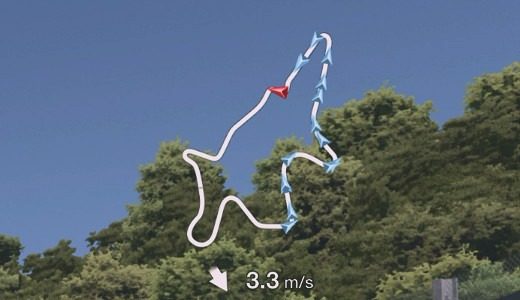
#> input picture laptop_ocr/test_fixtures/minimap_sequence/00.jpg, 520 x 300 px; its folder holds only this picture in this run
$ python test_minimap_tracker.py
#> lines starting #> are read from the running program, lines starting #| are printed output that depends on the picture; after the words box and inside, x2 and y2 are one past the last pixel; in counts of white or black regions, pixels touching at a corner belong together
### laptop_ocr/minimap_tracker.py
"""
Boxbox mini-map traffic tracker.

Reads GT7's top-right course map from the same capture frames the
leaderboard relay already grabs, and reports where EVERY car is around
the lap relative to the driver -- including the cars the on-screen
leaderboard doesn't show.

What the map actually looks like (confirmed against real captures): a
thick white line for the circuit, opponents as light-blue arrowheads
sitting ON that line, the driver as a red arrowhead, all drawn straight
over the game scene (no backing panel -- sky, trees and clouds show
through). Opponents are almost the same blue as the sky, so they can't
be found by colour alone. Instead:

1. TrackOutline learns the circuit's shape over the first samples of a
   session: a pixel is "track" if it was white in enough of those
   frames (cars move and the sky changes, the line doesn't). No
   hand-traced outline is needed per circuit.
2. Each frame, a car is wherever a known-track pixel is currently BLUE
   (an arrowhead covering the line). Cars bunched together merge into
   one blob; its area gives an estimated car count.
3. Each blob is placed along the lap (0-1000, see TrackOutline.project),
   and turned into seconds behind the driver using the driver's own
   recent trajectory: we passed every point of the track at a known
   time, so a car sitting at a point we passed 3.2s ago is 3.2s behind.

Deliberately NOT attempted: telling which arrow is which driver (they're
identical and constantly merge). For traffic around a pit stop, where
the cars are matters, not who they are.

Known limitation: a circuit whose map crosses over itself (figure-of-8,
e.g. Suzuka) doesn't form a single loop and isn't supported yet --
TrackOutline reports not ready rather than guessing.
"""
from __future__ import annotations

from bisect import bisect_left
from dataclasses import dataclass, field

import cv2
import numpy as np

# Lap progress is normalised to 0..LAP_PROGRESS_MAX regardless of the
# circuit's real length.
LAP_PROGRESS_MAX = 1000.0

# Below this pace (lap progress per second; a 90 s lap averages ~11) the
# driver counts as stopped when timing a stretch of the current lap.
MIN_MOVING_PROGRESS_PER_SECOND = 2.0

# Generous top-right search box (1080p reference coordinates) for the
# course map. Different circuits draw differently-shaped maps, so this
# is wider than any one map; it stops above GT7's wind indicator
# ("3.3 m/s", y~265-295), whose white text would otherwise read as track.
REFERENCE_WIDTH = 1920
REFERENCE_HEIGHT = 1080
MINIMAP_X_MIN = 1440
MINIMAP_X_MAX = 1910
MINIMAP_Y_MIN = 8
MINIMAP_Y_MAX = 262

# Colour classes (OpenCV HSV, H 0-180). Measured on real captures:
# track line is near-white, opponents light blue, the driver red.
WHITE_MAX_SATURATION = 60
WHITE_MIN_VALUE = 200
BLUE_HUE_RANGE = (90, 112)
BLUE_MIN_SATURATION = 60
BLUE_MIN_VALUE = 170
RED_MIN_SATURATION = 120
RED_MIN_VALUE = 120

# Outline learning: the minimum frames to learn from, and the fraction
# of them a pixel must be white in to count as track. If the loop isn't
# closed yet (e.g. the pack sat on one stretch for most of those
# frames), learning simply continues -- cars move on and uncover it --
# up to OUTLINE_MAX_LEARNING_FRAMES before starting over.
OUTLINE_LEARNING_FRAMES = 12
OUTLINE_MAX_LEARNING_FRAMES = 90
OUTLINE_MIN_WHITE_FRACTION = 0.3
# The learned loop must be at least this long (1080p pixels) to be
# believable as a circuit rather than a stray white shape.
OUTLINE_MIN_LOOP_LENGTH_PX = 250

# A blob of covered track smaller than this (1080p px) is noise; one
# arrowhead covers about SINGLE_CAR_COVERED_PX of track.
MIN_CAR_BLOB_PX = 6
SINGLE_CAR_COVERED_PX = 40
MIN_PLAYER_BLOB_PX = 15

# How far (1080p px) a blob's centre may be from the learned line and
# still be placed on it.
SNAP_RADIUS_PX = 12

# If fewer than this fraction of the learned track pixels look like
# track (white or covered by a car) for RELEARN_AFTER_BAD_FRAMES samples
# in a row, the circuit has changed (or the map is gone) -- relearn.
MIN_OUTLINE_MATCH_FRACTION = 0.5
RELEARN_AFTER_BAD_FRAMES = 8

# Driving direction is decided once the driver's marker has moved
# forward/backward consistently over this many samples.
DIRECTION_DECISION_SAMPLES = 5


def _scale(frame_width: int, frame_height: int) -> tuple[float, float]:
    return frame_width / REFERENCE_WIDTH, frame_height / REFERENCE_HEIGHT


def crop_minimap(frame_bgr: np.ndarray) -> np.ndarray:
    """The course-map search box, scaled to the frame's resolution."""
    height, width = frame_bgr.shape[:2]
    sx, sy = _scale(width, height)
    return frame_bgr[int(MINIMAP_Y_MIN * sy) : int(MINIMAP_Y_MAX * sy), int(MINIMAP_X_MIN * sx) : int(MINIMAP_X_MAX * sx)]


def _masks(map_bgr: np.ndarray):
    hsv = cv2.cvtColor(map_bgr, cv2.COLOR_BGR2HSV)
    h, s, v = hsv[..., 0], hsv[..., 1], hsv[..., 2]
    white = (s < WHITE_MAX_SATURATION) & (v > WHITE_MIN_VALUE)
    blue = (h >= BLUE_HUE_RANGE[0]) & (h <= BLUE_HUE_RANGE[1]) & (s > BLUE_MIN_SATURATION) & (v > BLUE_MIN_VALUE)
    red = ((h <= 10) | (h >= 170)) & (s > RED_MIN_SATURATION) & (v > RED_MIN_VALUE)
    return white, blue, red


def circular_delta(previous_s: float, current_s: float) -> float:
    """Signed shortest move from previous_s to current_s around the lap,
    in (-LAP_PROGRESS_MAX/2, LAP_PROGRESS_MAX/2]."""
    d = (current_s - previous_s) % LAP_PROGRESS_MAX
    return d - LAP_PROGRESS_MAX if d > LAP_PROGRESS_MAX / 2 else d


class TrackOutline:
    """The circuit's shape on the map, learned from the white line."""

    def __init__(self, area_scale: float = 1.0):
        self._area_scale = area_scale
        self._votes: np.ndarray | None = None
        self._frames = 0
        self.mask: np.ndarray | None = None  # learned track pixels (uint8 0/1)
        self._points: np.ndarray | None = None  # ordered loop, Nx2 (x, y)
        self._cumulative: np.ndarray | None = None
        self._length = 0.0
        self.ready = False

    def learn(self, white: np.ndarray) -> None:
        if self.ready:
            return
        if self._votes is None or self._votes.shape != white.shape:
            self._votes = np.zeros(white.shape, np.uint16)
            self._frames = 0
        self._votes += white.astype(np.uint16)
        self._frames += 1
        if self._frames >= OUTLINE_LEARNING_FRAMES:
            self._build()

    # [64 lines left out: functions _build, _not_closed_yet, reverse, project, match_fraction, not called in this run]


@dataclass
class TrafficCar:
    """One blob of opponent arrowhead(s) on the line."""

    lap_progress: float
    count: int
    # How long ago the driver passed this point, 0..lap time (i.e. how
    # far behind us around the lap, in seconds). None until a full lap
    # of the driver's own trajectory has been recorded.
    seconds_behind: float | None = None
    # How long this car takes to reach the driver's current point at the
    # driver's own pace, 0..lap time. Unlike seconds_behind it doesn't
    # grow while the driver is stopped (after a spin or an off), so it's
    # a real arrival time -- what the "wait... go" rejoin call needs.
    seconds_to_reach: float | None = None


@dataclass
class TrafficSnapshot:
    track_ready: bool
    player_lap_progress: float | None
    lap_seconds: float | None
    cars: list[TrafficCar] = field(default_factory=list)

    # [15 lines left out: function to_payload, not called in this run]


class TrafficTracker:
    """Per-session state: the learned outline, the driving direction,
    and the driver's own trajectory used to turn distance into time."""

    def __init__(self):
        self._outline: TrackOutline | None = None
        self._bad_frames = 0
        self._direction_votes: list[float] = []
        self._direction_known = False
        # Driver trajectory: (timestamp, unwrapped lap progress), oldest first.
        self._trail_t: list[float] = []
        self._trail_s: list[float] = []
        self._last_s: float | None = None

    def reset(self) -> None:
        self.__init__()

    def update(self, frame_bgr: np.ndarray, timestamp: float) -> TrafficSnapshot:
        map_bgr = crop_minimap(frame_bgr)
        sx, sy = _scale(frame_bgr.shape[1], frame_bgr.shape[0])
        area_scale = sx * sy
        white, blue, red = _masks(map_bgr)

        if self._outline is None:
            self._outline = TrackOutline(area_scale)
        outline = self._outline
        if not outline.ready:
            outline.learn(white)
            return TrafficSnapshot(track_ready=False, player_lap_progress=None, lap_seconds=None)

        if outline.match_fraction(white, blue, red) < MIN_OUTLINE_MATCH_FRACTION:
            self._bad_frames += 1
            if self._bad_frames >= RELEARN_AFTER_BAD_FRAMES:
                self.reset()
            return TrafficSnapshot(track_ready=False, player_lap_progress=None, lap_seconds=None)
        self._bad_frames = 0

        player_s = self._locate_player(red, outline)
        if player_s is not None:
            self._record_player(player_s, timestamp)

        cars = self._locate_cars(blue, outline, area_scale)
        if player_s is not None and self._direction_known:
            for car in cars:
                car.seconds_behind = self._seconds_behind(player_s, car.lap_progress)
                car.seconds_to_reach = self._seconds_to_reach(player_s, car.lap_progress)

        return TrafficSnapshot(
            track_ready=True,
            player_lap_progress=player_s if self._direction_known else None,
            lap_seconds=self._lap_seconds(),
            cars=cars if self._direction_known else [],
        )

    # --- detection -------------------------------------------------------

    # [118 lines left out: functions _locate_player, _locate_cars, _record_player, _time_at, _seconds_behind, _seconds_to_reach and 1 more, not called in this run]

### laptop_ocr/test_minimap_tracker.py
#!/usr/bin/env python3
"""Validation for minimap_tracker.py (the course-map traffic tracker).

- A real 30-second replay recording (test_fixtures/minimap_sequence/,
  the top-right 520x300 corner of each 1080p frame, 1s apart; 15
  opponents on track) checks outline learning, direction and car counts.
- A synthetic circuit checks the distance-to-seconds conversion over a
  full lap, which the 30s recording is too short for.

Run with: python test_minimap_tracker.py
"""
import math

import cv2
import numpy as np

import minimap_tracker as m


def check(label, condition):
    print(f"{'PASS' if condition else 'FAIL'} {label}")
    if not condition:
        raise SystemExit(1)


# --- helpers ---------------------------------------------------------------

def check_circular_delta():
    check("circular_delta goes forward across the line", m.circular_delta(990, 10) == 20)
    check("circular_delta goes backward across the line", m.circular_delta(10, 990) == -20)
    check("circular_delta plain forward", m.circular_delta(100, 150) == 50)


def recorded_frame(i):
    frame = np.zeros((1080, 1920, 3), np.uint8)
    frame[0:300, 1400:1920] = cv2.imread(f"test_fixtures/minimap_sequence/{i:02d}.jpg")
    return frame


# --- real recording ----------------------------------------------------------

def check_real_recording():
    tracker = m.TrafficTracker()
    snapshots = [tracker.update(recorded_frame(i), float(i)) for i in range(30)]
#> in recorded_frame, `frame[0:300, 1400:1920] = cv2.imread(f"test_fixtures/minimap_sequence/..`:
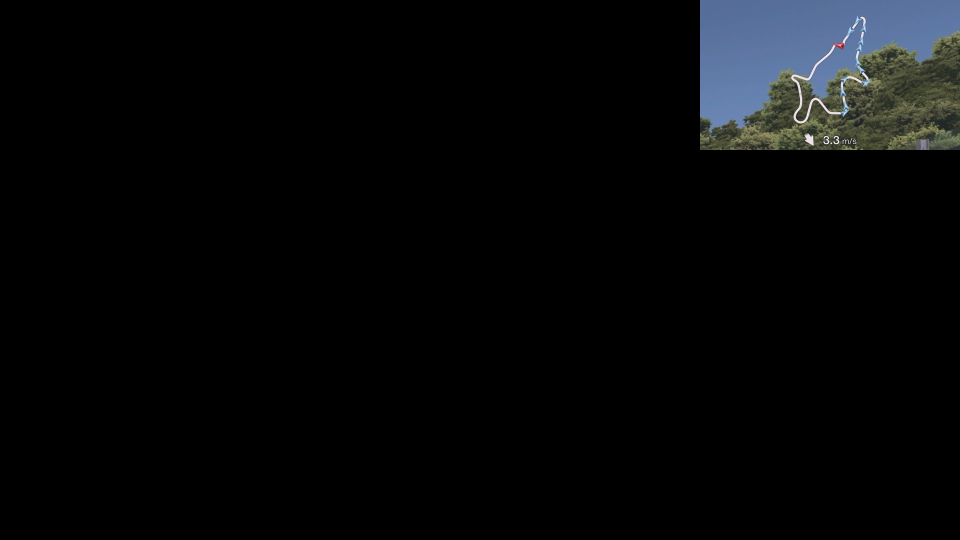
#> frame: shape (1080, 1920, 3) (shown at 1/2 size); mean B, G, R 8.7, 7.8, 6.7
#> in crop_minimap, `height, width = frame_bgr.shape[:2]`: height = 1080; width = 1920
#> in crop_minimap, `sx, sy = _scale(width, height)`: sx = 1
#> in crop_minimap, `return frame_bgr[int(MINIMAP_Y_MIN * sy) : int(MINIMAP_Y_MAX * sy), in..`:
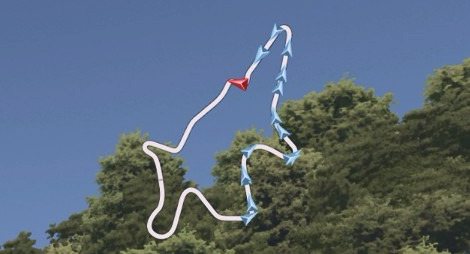
#> returned value: shape (254, 470, 3); mean of channels 0, 1, 2 120, 104.6, 89.5; drawn as B, G, R
#> in _masks, `hsv = cv2.cvtColor(map_bgr, cv2.COLOR_BGR2HSV)`: hsv: shape (254, 470, 3); mean H, S, V 79, 87.7, 129
#> in _masks, `h, s, v = hsv[..., 0], hsv[..., 1], hsv[..., 2]`:
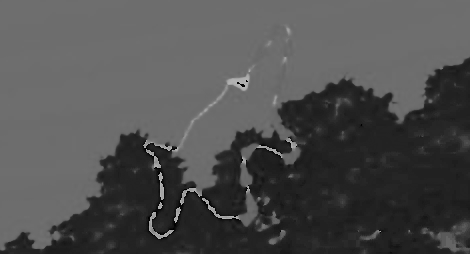
#> h: shape (254, 470); min 0, max 179, mean 79
#> in _masks, `h, s, v = hsv[..., 0], hsv[..., 1], hsv[..., 2]`:
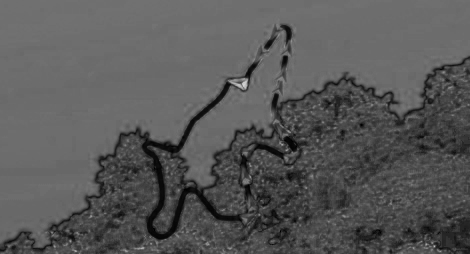
#> s: shape (254, 470); min 0, max 213, mean 87.7
#> in _masks, `h, s, v = hsv[..., 0], hsv[..., 1], hsv[..., 2]`:
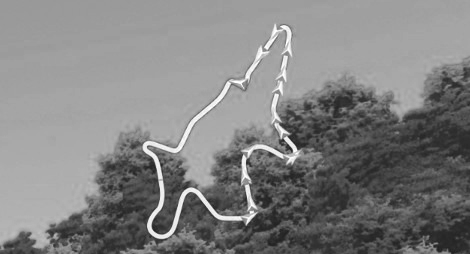
#> v: shape (254, 470); min 31, max 255, mean 129
#> in _masks, `white = (s < WHITE_MAX_SATURATION) & (v > WHITE_MIN_VALUE)`:
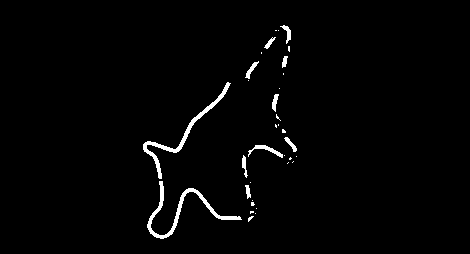
#> white: shape (254, 470) bool; 1.8% white; 34 white regions (23 under 20 px), largest, box (x1, y1, x2, y2) and area: (147, 181, 242, 239) 711, (143, 82, 231, 179) 638, (248, 145, 283, 158) 137
#> in _masks, `blue = (h >= BLUE_HUE_RANGE[0]) & (h <= BLUE_HUE_RANGE[1]) & (s > BLUE..`: blue: shape (254, 470) bool; 7.6% white; 126 white regions (98 under 20 px), largest, box (x1, y1, x2, y2) and area: (0, 149, 98, 247) 6026, (182, 125, 230, 186) 1145, (253, 45, 270, 63) 119
#> in _masks, `red = ((h <= 10) | (h >= 170)) & (s > RED_MIN_SATURATION) & (v > RED_M..`:
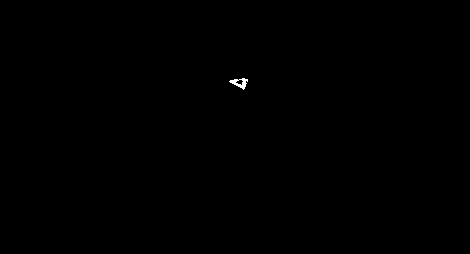
#> red: shape (254, 470) bool; 0.09% white; 1 white region, box (x1, y1, x2, y2) and area: (229, 78, 248, 90) 102

    check("not ready while the outline is still being learned", not any(s.track_ready for s in snapshots[:11]))
    first_ready = next(i for i, s in enumerate(snapshots) if s.track_ready)
    check(f"the outline is learned from the white line (ready at frame {first_ready})", first_ready <= 20)
    check("the learned loop is circuit-sized", 500 < tracker._outline._length < 1000)

    with_cars = [s for s in snapshots if s.cars]
    check("cars are reported once the driving direction is known", len(with_cars) >= 10)
    counts = [sum(c.count for c in s.cars) for s in with_cars]
    check(f"every frame finds 12-18 cars for the 15 on track (got {min(counts)}-{max(counts)})", 12 <= min(counts) and max(counts) <= 18)
    average = sum(counts) / len(counts)
    check(f"car count averages close to 15 (got {average:.1f})", 13.5 <= average <= 16.5)

    progress = [s.player_lap_progress for s in with_cars if s.player_lap_progress is not None]
    forward = sum(1 for a, b in zip(progress, progress[1:]) if m.circular_delta(a, b) >= 0)
    check("the driver's marker moves forward around the lap", forward >= len(progress) - 2)


# --- synthetic circuit ---------------------------------------------------------

CENTRE = (1650, 135)
RADIUS = 90
LAP_SECONDS = 60.0


# [84 lines left out: functions synthetic_frame, check_seconds_behind, check_seconds_to_reach_while_stopped, check_relearns_when_map_changes, not called in this run]


check_circular_delta()
#> (the run stopped early here; a loop or call above may not have finished)
